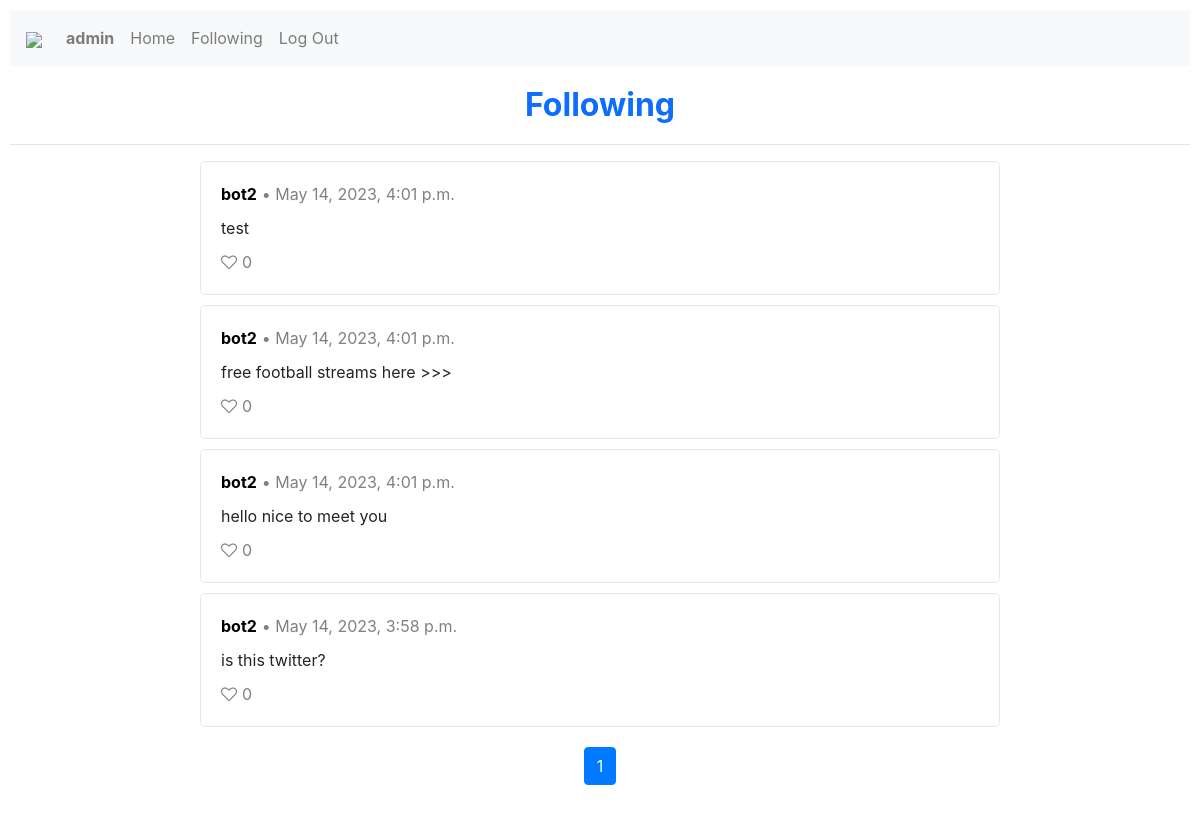
Page /follow (signed in) on the committed database.
### network/models.py (models this page shows, shortened)
class User(AbstractUser):
    pass

class Post(models.Model):
    user = models.ForeignKey(User, on_delete=models.CASCADE, blank=True, null=True, related_name="post_user")
    content = models.CharField(max_length=280)
    number_of_likes = models.IntegerField(default=0)
    time = models.DateTimeField(auto_now_add=True)

### network/views.py (the view)
# urls.py: path("follow", views.follow, name="follow"),
@login_required(login_url="login")
def follow(request):
    if request.method == "POST":
        profile_id = request.POST["profile_id"]
        follow_action = request.POST["follow_action"]
        if follow_action not in ["follow", "unfollow"]:
            return render(request, "auctions/error.html", {
            "message": "Bad request",
            "code": "400"
            })
        if follow_action == "follow":
            new_follow = Follow(
                user = User.objects.get(id=request.user.id),
                following = User.objects.get(id=profile_id)
            )
            new_follow.save()
            return redirect(profile, profile_id=profile_id)
        if follow_action == "unfollow":
            user_id = request.user.id
            filter = {"user": user_id, "following": profile_id}
            Follow.objects.filter(**filter).delete()
            return redirect(profile, profile_id=profile_id)
    else:
        user = None
        liked_post_ids=[]
        if request.user.id is not None:
            user = User.objects.get(id=request.user.id)
            liked_post_ids = get_liked_posts(request)
        following = Follow.objects.filter(user=request.user.id).order_by("-time")
        follow_list = []
        for follow in following:
            follow_list.append(follow.following.id)
        following_posts = Post.objects.filter(user__in=follow_list).order_by("-time")
        number_of_posts = len(following_posts)
        page_obj = get_page_objects(request, following_posts)
        return render(request, "network/following.html", {
            "user": user,
            "liked_post_ids": liked_post_ids,
            "page_obj": page_obj,
            "number_of_posts": number_of_posts
        })

### network/utils.py (called while the page is built)
def get_page_objects(request, posts):
    paginator = Paginator(posts, 10)
    page_number = request.GET.get("page")
    page_obj = paginator.get_page(page_number)
    return page_obj

def get_liked_posts(request):
    likes = None
    liked_post_ids = []
    user = User.objects.get(id=request.user.id)
    likes = Like.objects.filter(user=user)
    for like in likes:
        liked_post_ids.append(like.post.id)
    return liked_post_ids

### network/templates/network/following.html
{% extends "network/layout.html" %}
{% block body %}
    <h2>Following</h2>
    <hr>
    {% include "network/posts.html" %}
{% endblock %}

### network/templates/network/layout.html (shortened to what this page needs)
{% load static %}
<!DOCTYPE html>
<html lang="en">
    <head>
        <link rel="stylesheet" href="https://stackpath.bootstrapcdn.com/bootstrap/4.4.1/css/bootstrap.min.css">
        <link href="{% static 'network/styles.css' %}" rel="stylesheet">
        <link rel="stylesheet" href="https://cdnjs.cloudflare.com/ajax/libs/font-awesome/4.7.0/css/font-awesome.min.css">
    </head>
    <body>
        <nav class="navbar navbar-expand-lg navbar-light bg-light">
            <a class="navbar-brand" href="{% url 'index' %}"><img src="https://hips.hearstapps.com/hmg-prod/images/musk-weed-1536332069.jpg?crop=0.502xw:1.00xh;0.356xw,0&resize=1200:*" style="width:75px;"></a>
            <div>
              <ul class="navbar-nav mr-auto">
                {% if user.is_authenticated %}
                    <li class="nav-item">
                        <a class="nav-link" href="{% url 'profile' profile_id=user.id %}"><strong>{{ user.username }}</strong></a>
                    </li>
                {% endif %}
                <li class="nav-item">
                  <a class="nav-link" href="{% url 'index' %}">Home</a>
                </li>
                {% if user.is_authenticated %}
                    <li class="nav-item">
                        <a class="nav-link" href="{% url 'follow' %}">Following</a>
                    </li>
                    <li class="nav-item">
                        <a class="nav-link" href="{% url 'logout' %}">Log Out</a>
                    </li>
                {% endif %}
              </ul>
            </div>
          </nav>
        <div class="body">
            {% block body %}
            {% endblock %}
        </div>
    </body>
</html>

### network/templates/network/posts.html (shortened to what this page needs)
{% load static %}
{% if number_of_posts > 0 %}
    {% for post in page_obj %}
        <div class="post-panel">
            <div class="post-header">
                <div>
                    <a class="username" href="{% url 'profile' profile_id=post.user.id %}"><strong>{{ post.user }}</strong></a>
                </div>
                <div class="post-time">
                    &bull; {{ post.time }}
                </div>
            </div>
            <div class="post-content-saved" id="content-div-{{ post.id }}-saved">
                {{ post.content }}
            </div>
            <div class="likes-container" id="likes-div-{{ post.id }}">
                {% if user.is_authenticated and post.id not in liked_post_ids %}
                    <div id="like-div-{{ post.id }}">
                        <button class="remove-style" id="like-btn-{{ post.id }}">
                            <i class="fa fa-heart-o heart-unliked"></i>
                        </button>
                    </div>
                {% elif user.is_authenticated and post.id in liked_post_ids %}
                    <div id="unlike-div-{{ post.id }}">
                        <button class="remove-style" id="unlike-btn-{{ post.id }}">
                            <i class="fa fa-heart heart-liked"></i>
                        </button>
                    </div>
                {% else %}
                    <div id="inactive-like-div-{{ post.id }}">
                        <button class="remove-style" id="inactive-like-btn-{{ post.id }}">
                            <i class="fa fa-heart-o heart-inactive"></i>
                        </button>
                    </div>
                {% endif %}
                <span class="likes-count" id="likes-count-{{ post.id }}">{{ post.number_of_likes }}</span>
            </div>
        </div>
    {% endfor %}
{% else %}
    No active posts
{% endif %}
<div class="pagination page-navigation">
    <li class="page-item active"><a class="page-link" href="?page={{ page_obj.number }}">{{ page_obj.number }}</a></li>
</div>

### network/static/network/styles.css (style rules this page uses)
h2 { text-align: center; font-weight: bold; margin: 20px; color: #0d6efd; }
body { padding: 10px; }
.post-panel { border: 1px solid #E8E8E8; border-radius: 5px; padding: 20px; margin: 0 auto; margin-bottom: 10px; width: 800px; }
.username { color: black; }
.page-navigation { display: flex; justify-content: center; margin: 20px auto; }
.remove-style { background: none; border: none; padding: 0; margin: 0; }
.heart-unliked { color: grey; }
.likes-container { display: flex; }
.likes-count { margin-left: 5px; color: grey; }
.post-header { display: flex; flex-direction: row; }
.post-time { margin-left: 5px; color: grey; }
.post-content-saved { word-wrap: break-word; margin-top: 10px; margin-bottom: 10px; }

### rows in the picture
User: username "admin"
Post: user "bot2", time "May 14, 2023, 4:01 p.m.", content "test", number_of_likes "0"
Post: user "bot2", time "May 14, 2023, 4:01 p.m.", content "free football streams here >>>", number_of_likes "0"
Post: user "bot2", time "May 14, 2023, 4:01 p.m.", content "hello nice to meet you", number_of_likes "0"
Post: user "bot2", time "May 14, 2023, 3:58 p.m.", content "is this twitter?", number_of_likes "0"

### other values in the picture
{{ page_obj.number }} "1"
